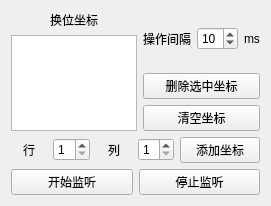
<?xml version="1.0" encoding="UTF-8"?>
<ui version="4.0">
 <class>Form</class>
 <widget class="QWidget" name="Form">
  <property name="geometry">
   <rect>
    <x>0</x>
    <y>0</y>
    <width>271</width>
    <height>206</height>
   </rect>
  </property>
  <property name="windowTitle">
   <string>TFT SWAP</string>
  </property>
  <layout class="QVBoxLayout" name="verticalLayout_4">
   <item>
    <layout class="QVBoxLayout" name="verticalLayout_3">
     <item>
      <layout class="QHBoxLayout" name="horizontalLayout_2">
       <item>
        <layout class="QVBoxLayout" name="verticalLayout">
         <item>
          <widget class="QLabel" name="label">
           <property name="text">
            <string>换位坐标</string>
           </property>
           <property name="alignment">
            <set>Qt::AlignmentFlag::AlignCenter</set>
           </property>
          </widget>
         </item>
         <item>
          <widget class="QListWidget" name="listWidget"/>
         </item>
        </layout>
       </item>
       <item>
        <layout class="QVBoxLayout" name="verticalLayout_2">
         <item>
          <layout class="QHBoxLayout" name="horizontalLayout_4">
           <item>
            <widget class="QLabel" name="label_4">
             <property name="text">
              <string>操作间隔</string>
             </property>
            </widget>
           </item>
           <item>
            <widget class="QSpinBox" name="spinBox_pause">
             <property name="maximumSize">
              <size>
               <width>60</width>
               <height>16777215</height>
              </size>
             </property>
             <property name="value">
              <number>10</number>
             </property>
            </widget>
           </item>
           <item>
            <widget class="QLabel" name="label_5">
             <property name="text">
              <string>ms</string>
             </property>
            </widget>
           </item>
          </layout>
         </item>
         <item>
          <widget class="QPushButton" name="btn_remove">
           <property name="sizePolicy">
            <sizepolicy hsizetype="Minimum" vsizetype="Preferred">
             <horstretch>0</horstretch>
             <verstretch>0</verstretch>
            </sizepolicy>
           </property>
           <property name="maximumSize">
            <size>
             <width>16777215</width>
             <height>26</height>
            </size>
           </property>
           <property name="text">
            <string>删除选中坐标</string>
           </property>
          </widget>
         </item>
         <item>
          <widget class="QPushButton" name="pushButton_3">
           <property name="sizePolicy">
            <sizepolicy hsizetype="Minimum" vsizetype="Preferred">
             <horstretch>0</horstretch>
             <verstretch>0</verstretch>
            </sizepolicy>
           </property>
           <property name="maximumSize">
            <size>
             <width>16777215</width>
             <height>26</height>
            </size>
           </property>
           <property name="text">
            <string>清空坐标</string>
           </property>
          </widget>
         </item>
        </layout>
       </item>
      </layout>
     </item>
     <item>
      <layout class="QHBoxLayout" name="horizontalLayout">
       <item>
        <widget class="QLabel" name="label_2">
         <property name="text">
          <string>行</string>
         </property>
         <property name="alignment">
          <set>Qt::AlignmentFlag::AlignCenter</set>
         </property>
        </widget>
       </item>
       <item>
        <widget class="QSpinBox" name="spinBox_row">
         <property name="maximumSize">
          <size>
           <width>200</width>
           <height>16777215</height>
          </size>
         </property>
         <property name="minimum">
          <number>1</number>
         </property>
         <property name="maximum">
          <number>4</number>
         </property>
        </widget>
       </item>
       <item>
        <widget class="QLabel" name="label_3">
         <property name="text">
          <string>列</string>
         </property>
         <property name="alignment">
          <set>Qt::AlignmentFlag::AlignCenter</set>
         </property>
        </widget>
       </item>
       <item>
        <widget class="QSpinBox" name="spinBox_col">
         <property name="maximumSize">
          <size>
           <width>200</width>
           <height>16777215</height>
          </size>
         </property>
         <property name="minimum">
          <number>1</number>
         </property>
         <property name="maximum">
          <number>7</number>
         </property>
        </widget>
       </item>
       <item>
        <widget class="QPushButton" name="btn_add">
         <property name="text">
          <string>添加坐标</string>
         </property>
        </widget>
       </item>
      </layout>
     </item>
     <item>
      <layout class="QHBoxLayout" name="horizontalLayout_3">
       <item>
        <widget class="QPushButton" name="btn_start">
         <property name="maximumSize">
          <size>
           <width>200</width>
           <height>16777215</height>
          </size>
         </property>
         <property name="text">
          <string>开始监听</string>
         </property>
        </widget>
       </item>
       <item>
        <widget class="QPushButton" name="btn_stop">
         <property name="maximumSize">
          <size>
           <width>200</width>
           <height>16777215</height>
          </size>
         </property>
         <property name="text">
          <string>停止监听</string>
         </property>
        </widget>
       </item>
      </layout>
     </item>
    </layout>
   </item>
  </layout>
 </widget>
 <resources/>
 <connections>
  <connection>
   <sender>pushButton_3</sender>
   <signal>clicked()</signal>
   <receiver>listWidget</receiver>
   <slot>clear()</slot>
   <hints>
    <hint type="sourcelabel">
     <x>206</x>
     <y>98</y>
    </hint>
    <hint type="destinationlabel">
     <x>155</x>
     <y>95</y>
    </hint>
   </hints>
  </connection>
 </connections>
</ui>
